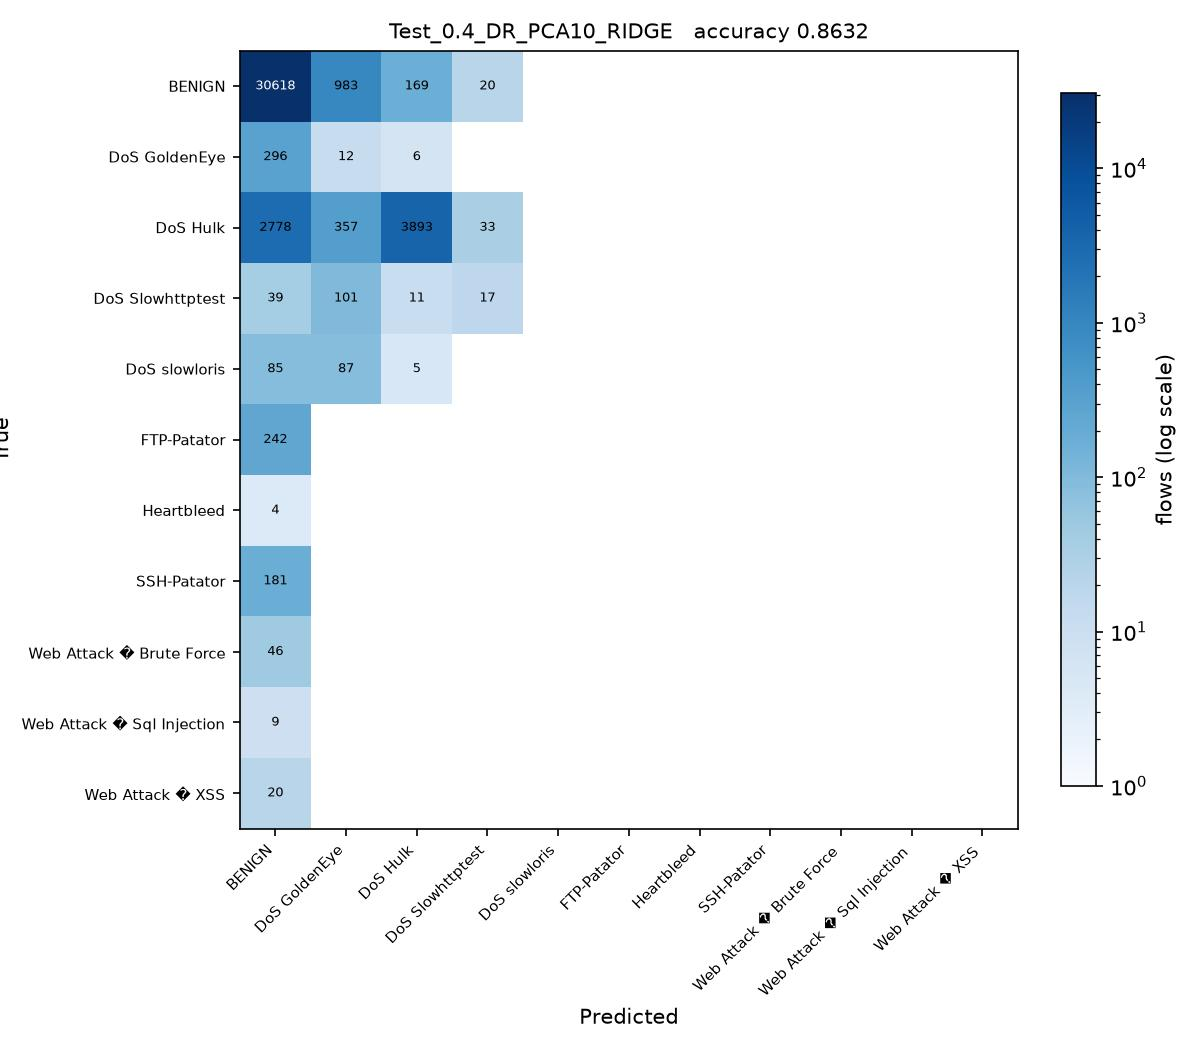

Source code (Python):
# Test_0.4_DR_PCA10_RIDGE.py
#
# Test size 0.4  |  PCA, 10 components  |  Ridge Regression (sheet #3)
#
# This is SGDC_60_40.py with the changes marked CHANGE below and nothing else.

import os
from pathlib import Path

# CHANGE 1: find the folder holding the three CSV files and run from there, so
# the plain file names below resolve no matter where this script is started
# from or how deeply it sits inside the project folder.
HERE = Path(__file__).resolve().parent
for PROJECT in [HERE, *HERE.parents]:
    if (PROJECT / 'Tuesday-WorkingHours.pcap_ISCX.csv').exists():
        os.chdir(PROJECT)
        break
else:
    raise SystemExit('Put this folder inside the folder that holds the three '
                     'CIC-IDS2017 CSV files, then run the script again.')
import numpy as np
import pandas as pd

df1 = pd.read_csv('Tuesday-WorkingHours.pcap_ISCX.csv', low_memory=True)
df2 = pd.read_csv('Wednesday-workingHours.pcap_ISCX.csv', low_memory=True)
df3 = pd.read_csv('Thursday-WorkingHours-Morning-WebAttacks.pcap_ISCX.csv', low_memory=True)

dataset = pd.concat([df1, df2, df3], ignore_index=True)

dataset.columns = dataset.columns.str.strip()

# CHANGE 2: a stratified sample of 100000 flows, the same for every run.
# Gradient Boosting builds one tree per class per stage on a single core, so all
# 1.3 million flows would take hours per script. At least 50 flows of every
# class are kept, so the rare attacks stay in the split.
label = dataset.columns[-1]
dataset = pd.concat(
    [g.sample(n=min(len(g), max(50, round(100000 * len(g) / len(dataset)))), random_state=0)
     for _, g in dataset.groupby(label)],
    ignore_index=True
)

X = dataset.iloc[:, :-1]
y = dataset.iloc[:, -1]

X = X.apply(pd.to_numeric, errors='coerce')

X.replace([np.inf, -np.inf], np.nan, inplace=True)

from sklearn.impute import SimpleImputer

imputer = SimpleImputer(missing_values=np.nan, strategy='mean')
X = imputer.fit_transform(X)

from sklearn.preprocessing import LabelEncoder

labelencoder_y = LabelEncoder()
y = labelencoder_y.fit_transform(y)

from sklearn.model_selection import train_test_split

X_train, X_test, y_train, y_test = train_test_split(
    X,
    y,
    test_size=0.4,   # CHANGE 3: test size
    random_state=0,
    stratify=y
)

# CHANGE 4: PCA, from PCA_LDA_KErnel_PCA_CODE.pdf (fit only on training data)
from sklearn.decomposition import PCA

pca = PCA(n_components=10)
X_train = pca.fit_transform(X_train)
X_test = pca.transform(X_test)

# CHANGE 5: Ridge Regression (sheet #3) in place of SGDClassifier
from sklearn.linear_model import Ridge

# Ridge is a regression model, used here exactly as the sheet writes
# it. Its numeric output is turned into a class after predict below.
classifier = Ridge(alpha=1.0)

classifier.fit(X_train, y_train)

y_pred = classifier.predict(X_test) 

# CHANGE 5b: Ridge predicts a number such as 3.4, not a class. Round it to the
# nearest class code and keep it inside the valid codes (0 to 10), so the
# confusion matrix and the scores below can be computed.
y_pred = np.clip(np.rint(y_pred), 0, len(labelencoder_y.classes_) - 1).astype(int)

from sklearn.metrics import confusion_matrix
from sklearn.metrics import accuracy_score
from sklearn.metrics import precision_score
from sklearn.metrics import recall_score
from sklearn.metrics import f1_score
from sklearn.metrics import classification_report

cm = confusion_matrix(y_test, y_pred)

print("Confusion Matrix:\n")
print(cm)

print("\nAccuracy : {:.4f}".format(accuracy_score(y_test, y_pred)))
print("\nPrecision : {:.4f}".format(precision_score(y_test, y_pred, average='weighted')))
print("\nRecall : {:.4f}".format(recall_score(y_test, y_pred, average='weighted')))
print("\nF1 Score : {:.4f}".format(f1_score(y_test, y_pred, average='weighted')))

print("\nClassification Report:\n")
print(classification_report(y_test, y_pred))

# CHANGE 6: save the confusion matrix as Test_0.4_DR_PCA10_RIDGE.jpg and record the result
import matplotlib
matplotlib.use('Agg')
import matplotlib.pyplot as plt
from matplotlib.colors import LogNorm

here = HERE                     # the folder this script sits in
names = [str(c) for c in labelencoder_y.classes_]
fig, ax = plt.subplots(figsize=(8, 7))
im = ax.imshow(cm, cmap='Blues', norm=LogNorm(vmin=1))
ax.set_xticks(range(len(names)), names, rotation=45, ha='right', fontsize=7)
ax.set_yticks(range(len(names)), names, fontsize=7)
ax.set_xlabel('Predicted')
ax.set_ylabel('True')
ax.set_title('Test_0.4_DR_PCA10_RIDGE   accuracy {:.4f}'.format(accuracy_score(y_test, y_pred)), fontsize=10)
for i in range(cm.shape[0]):
    for j in range(cm.shape[1]):
        if cm[i, j]:
            ax.text(j, i, cm[i, j], ha='center', va='center', fontsize=6,
                    color='white' if cm[i, j] > cm.max() / 3 else 'black')
fig.colorbar(im, ax=ax, fraction=0.04, label='flows (log scale)')
fig.tight_layout()
fig.savefig(here / 'Test_0.4_DR_PCA10_RIDGE.jpg', dpi=150)
plt.close(fig)

row = pd.DataFrame([{
    'Test': 0.4, 'DR': 'PCA10', 'Clas': 'RIDGE',
    'Acc': round(accuracy_score(y_test, y_pred), 4),
    'Pre': round(precision_score(y_test, y_pred, average='weighted'), 4),
    'Rec': round(recall_score(y_test, y_pred, average='weighted'), 4),
    'F1': round(f1_score(y_test, y_pred, average='weighted'), 4),
    'script': 'Test_0.4_DR_PCA10_RIDGE',
}])
# one file per run, so several scripts can run at the same time without
# overwriting each other. 21_run_45_mix.py merges them into the Excel sheet.
out = PROJECT / 'results' / 'parts_mix' / 'Test_0.4_DR_PCA10_RIDGE.csv'
out.parent.mkdir(parents=True, exist_ok=True)
row.to_csv(out, index=False)
